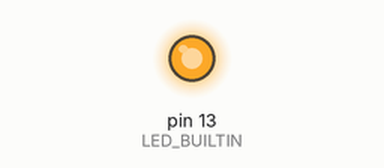
A sketch run on a simulated Arduino Uno, built with avr-gcc and run on an emulated ATmega328P. On the bench: output pins drawn as LEDs (lit = HIGH).

Above: at 0.1 s.
Timing chart, 0 to 1.6 s (numbered marks = the images above):
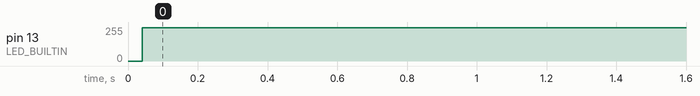

The sketch:

LADS_control_flow_if_false_loop.ino
```cpp
volatile unsigned long a, b, x; //4 bytes

void setup() {
  // put your setup code here, to run once:
  //Serial.begin(9600);          //  setup serial
  // initialize digital pin LED_BUILTIN as an output.
  pinMode(LED_BUILTIN, OUTPUT);
  x = 0;
  }

void loop() {
  // put your main code here, to run repeatedly:

  // Create trigger
  noInterrupts();
  digitalWrite(LED_BUILTIN, LOW);
  digitalWrite(LED_BUILTIN, HIGH);   // Trigger with LED
  //Code goes here
  for(unsigned int ii=0; ii<15; ii++){
    a = 0x00000000;
    b = 0xffffffff;
    a |= b;
    b = 0x00000000;
    if(x){
      //a &= b;
      b = 0xffffffff;
      //a = a^b;
    }
    a &= b;
    b = 0xffffffff;
    a = a^b;
    //asm("nop\n"); //delay

  }

  interrupts();
  //Serial.println(a);             // Traying to force the compiler to run the loop
}
```

Measured:
- by itself, pin 13 (LED_BUILTIN): 0/255 → 249/255 at 0.04 s
